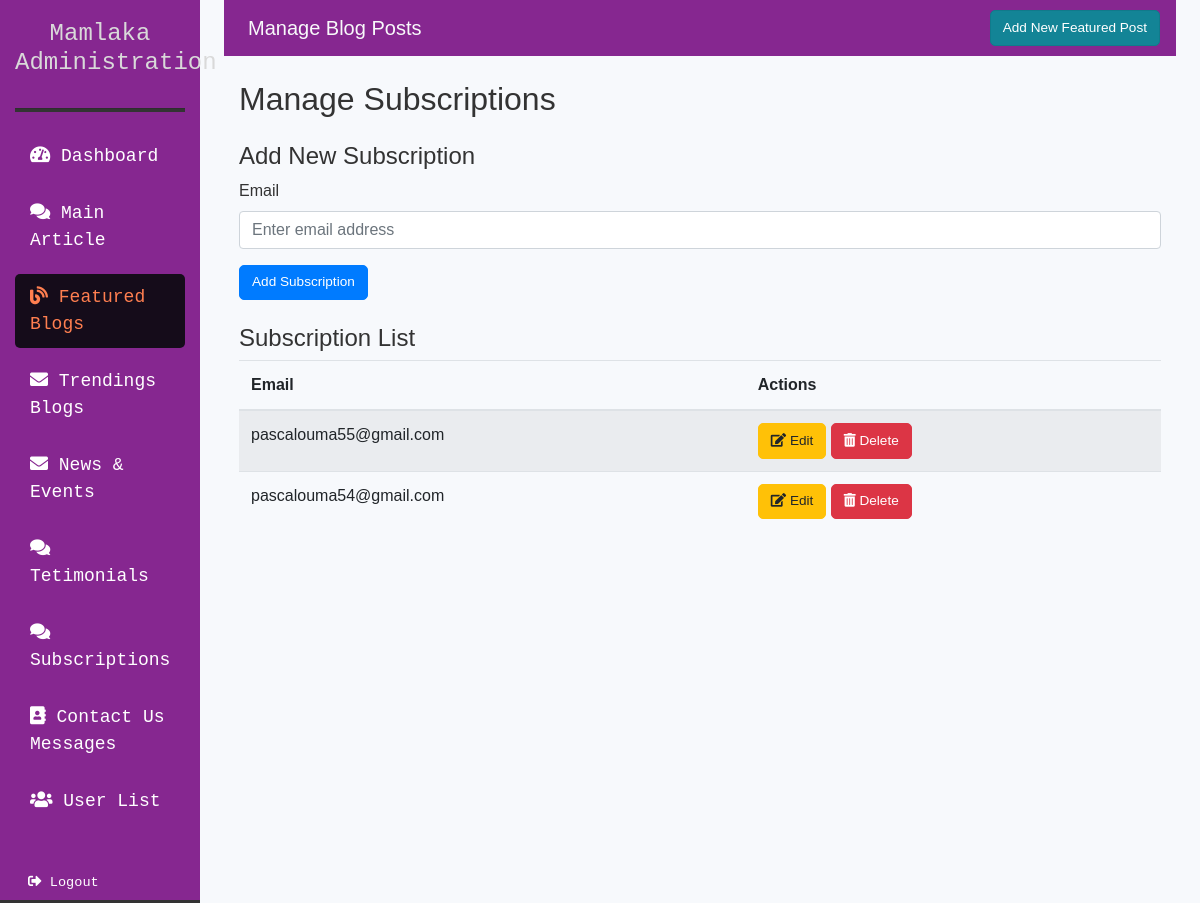
Before: /subscriptions/ (signed in) with the older database file.
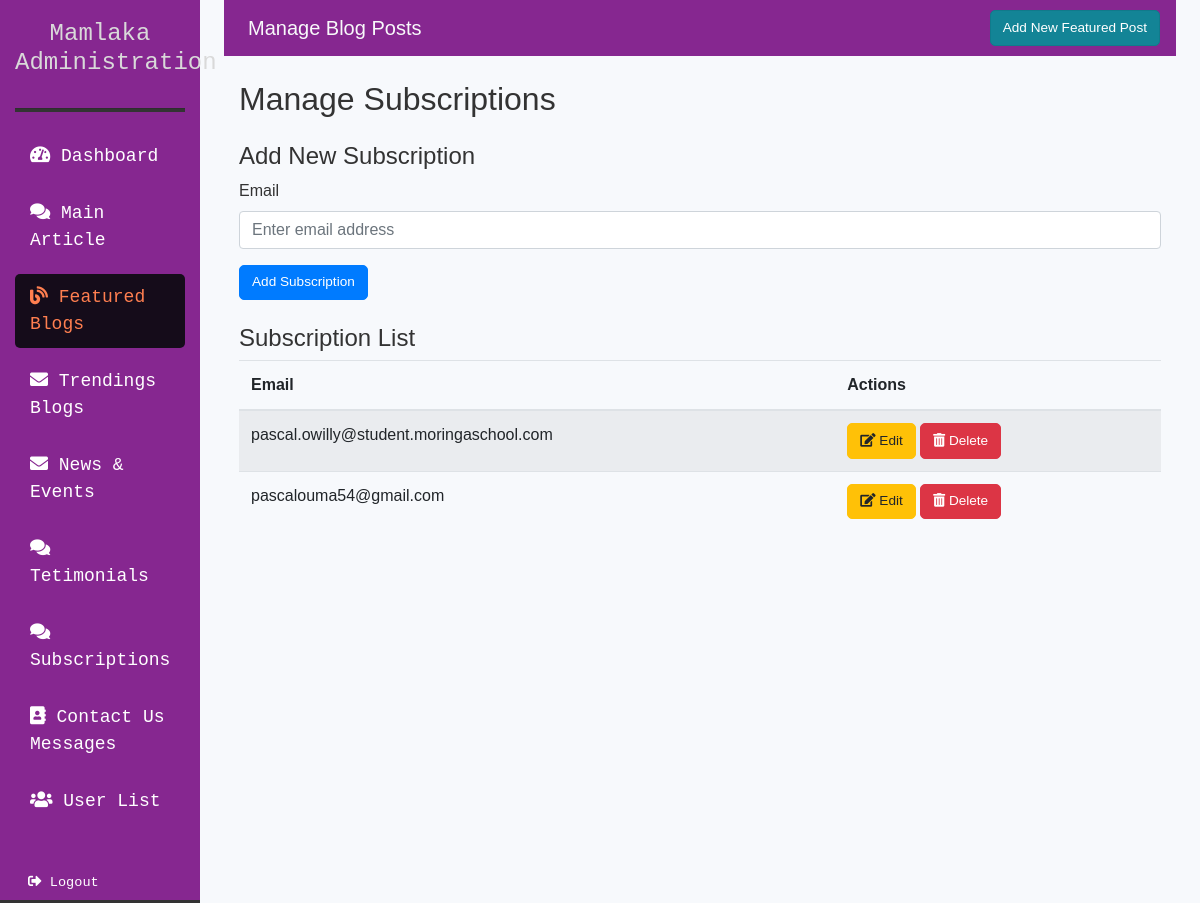
After: the same page with the newer database file.
### blog/models.py (models this page shows, shortened)
class Subscription(models.Model):
    email = models.EmailField(unique=True)
    created_at = models.DateTimeField(auto_now_add=True)

### blog/template_views.py (the view)
# urls.py: path('subscriptions/', template_views.subscription_list, name='subscription_list'),
@login_required
def subscription_list(request):
    subscriptions = Subscription.objects.all().order_by('-created_at')
    return render(request, 'subscription_list.html', {'subscriptions': subscriptions})

### templates/subscription_list.html (shortened to what this page needs)
{% extends "base.html" %}
{% block content %}
<div class="container mt-4">
    <h2 class="mb-4">Manage Subscriptions</h2>
    <div class="mb-4">
        <h4>Add New Subscription</h4>
        <form method="POST" action="{% url 'subscription_create' %}">
            <div class="form-group mb-3">
                <label for="email">Email</label>
                <input type="email" class="form-control" id="email" name="email" placeholder="Enter email address" required>
            </div>
            <button type="submit" class="btn btn-primary">Add Subscription</button>
        </form>
    </div>
    <div class="mt-4">
        <h4>Subscription List</h4>
        <table class="table table-striped">
            <thead>
                <tr>
                    <th>Email</th>
                    <th>Actions</th>
                </tr>
            </thead>
            <tbody>
                {% for subscription in subscriptions %}
                <tr>
                    <td>{{ subscription.email }}</td>
                    <td>
                        <a href="{% url 'subscription_edit' subscription.id %}" class="btn btn-warning btn-sm">
                            <i class="fas fa-edit"></i> Edit
                        </a>
                        <a href="{% url 'subscription_delete' subscription.id %}" class="btn btn-danger btn-sm">
                            <i class="fas fa-trash-alt"></i> Delete
                        </a>
                    </td>
                </tr>
                {% empty %}
                <tr>
                    <td colspan="2" class="text-center">No subscriptions found</td>
                </tr>
                {% endfor %}
            </tbody>
        </table>
    </div>
</div>
{% endblock %}

Changed rows visible on the page:
removed Subscription: email "pascalouma55@gmail.com"
added Subscription: email "pascal.owilly@student.moringaschool.com"
